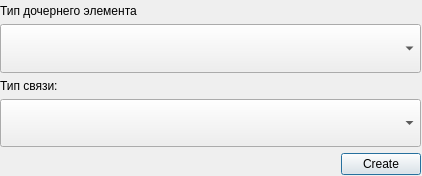
<?xml version="1.0" encoding="UTF-8"?>
<ui version="4.0">
 <class>Dialog</class>
 <widget class="QDialog" name="Dialog">
  <property name="geometry">
   <rect>
    <x>0</x>
    <y>0</y>
    <width>422</width>
    <height>176</height>
   </rect>
  </property>
  <property name="windowTitle">
   <string>Dialog</string>
  </property>
  <widget class="QWidget" name="gridLayoutWidget">
   <property name="geometry">
    <rect>
     <x>0</x>
     <y>4</y>
     <width>421</width>
     <height>171</height>
    </rect>
   </property>
   <layout class="QGridLayout" name="gridLayout" rowstretch="1,4,1,4,1">
    <item row="3" column="0" colspan="3">
     <widget class="QComboBox" name="connectionTypeComboBox">
      <property name="sizePolicy">
       <sizepolicy hsizetype="Preferred" vsizetype="Expanding">
        <horstretch>0</horstretch>
        <verstretch>0</verstretch>
       </sizepolicy>
      </property>
      <property name="currentText">
       <string/>
      </property>
      <property name="placeholderText">
       <string/>
      </property>
     </widget>
    </item>
    <item row="4" column="0">
     <spacer name="verticalSpacer">
      <property name="orientation">
       <enum>Qt::Vertical</enum>
      </property>
      <property name="sizeType">
       <enum>QSizePolicy::Expanding</enum>
      </property>
      <property name="sizeHint" stdset="0">
       <size>
        <width>20</width>
        <height>50</height>
       </size>
      </property>
     </spacer>
    </item>
    <item row="4" column="2">
     <widget class="QPushButton" name="chooseNewChildTypeButton">
      <property name="text">
       <string>Create</string>
      </property>
     </widget>
    </item>
    <item row="4" column="1">
     <spacer name="horizontalSpacer">
      <property name="orientation">
       <enum>Qt::Horizontal</enum>
      </property>
      <property name="sizeHint" stdset="0">
       <size>
        <width>40</width>
        <height>20</height>
       </size>
      </property>
     </spacer>
    </item>
    <item row="2" column="0" colspan="2">
     <widget class="QLabel" name="label">
      <property name="text">
       <string>Тип связи:</string>
      </property>
     </widget>
    </item>
    <item row="1" column="0" colspan="3">
     <widget class="QComboBox" name="childTypeComboBox">
      <property name="sizePolicy">
       <sizepolicy hsizetype="Preferred" vsizetype="Expanding">
        <horstretch>0</horstretch>
        <verstretch>0</verstretch>
       </sizepolicy>
      </property>
      <property name="editable">
       <bool>false</bool>
      </property>
      <property name="currentText">
       <string/>
      </property>
      <property name="placeholderText">
       <string/>
      </property>
     </widget>
    </item>
    <item row="0" column="0" colspan="2">
     <widget class="QLabel" name="label_2">
      <property name="text">
       <string>Тип дочернего элемента</string>
      </property>
     </widget>
    </item>
   </layout>
  </widget>
 </widget>
 <resources/>
 <connections/>
</ui>
